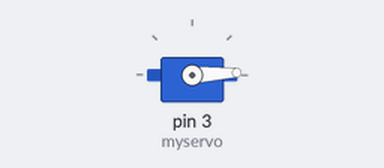
Simulated run of this sketch. Board: Arduino Uno, built with avr-gcc and run on an emulated ATmega328P. Parts: servo.

Above: at 0.05 s.
At 0.55 s:
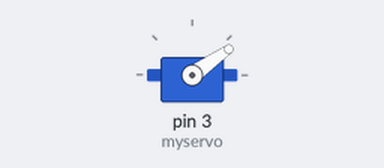
At 1.1 s:
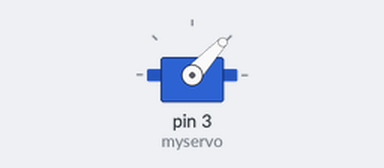
At 2.2 s:
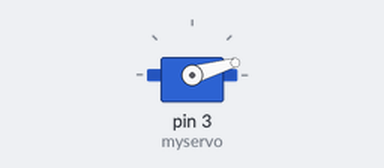
Timing chart, 0 to 7.9 s (numbered marks = the images above):
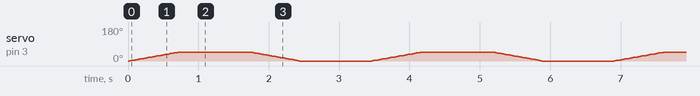

The sketch:

EyeTest.ino
```cpp
/* Test code of opening + closing the panther eyelids
 *
 *  Joe Lynch
 *  1/21/2017
*/

#include <Servo.h>

Servo myservo;  // create servo object to control a servo
                // twelve servo objects can be created on most boards

int pos = 0;    // variable to store the servo position
int eyelid_closed = 0;
int eyelid_opened = 47;

void setup()
{
  myservo.attach(3);  // attaches the servo on pin 3 to the servo object
  myservo.write(eyelid_closed);
}

void loop()
{
  for(pos = eyelid_closed; pos <= eyelid_opened; pos += 1) // goes from 0 degrees to 180 degrees
  {                                  // in steps of 1 degree
    myservo.write(pos);              // tell servo to go to position in variable 'pos'
    delay(15);                       // waits 15ms for the servo to reach the position
  }
  delay(1000);
  for(pos = eyelid_opened; pos>=eyelid_closed; pos-=1)     // goes from 180 degrees to 0 degrees
  {
    myservo.write(pos);              // tell servo to go to position in variable 'pos'
    delay(15);                       // waits 15ms for the servo to reach the position
  }
  delay(1000);
}
```
